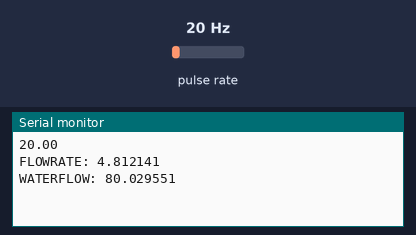
A sketch run on a simulated Arduino Uno, built with avr-gcc and run on an emulated ATmega328P. On the bench: the last lines printed to the serial monitor. Wiring (inferred from the names in the program): pulse sensor: data pin 2. The inputs (shaded band) are chosen by the test bench; at power-on: pulse rate 20 Hz.

Above: at 1.2 s.
1.3 s: pulse rate (sensor on pin 2) set to 4 Hz
At 2.6 s:
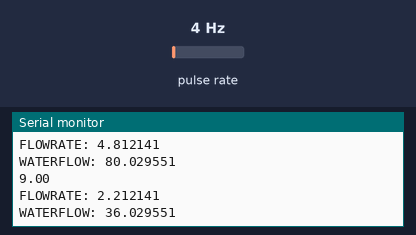
2.8 s: pulse rate (sensor on pin 2) set to 50 Hz
At 3.4 s:
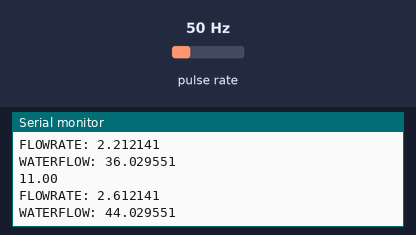
Timing chart, 0 to 5.8 s (numbered marks = the images above; inputs shaded):
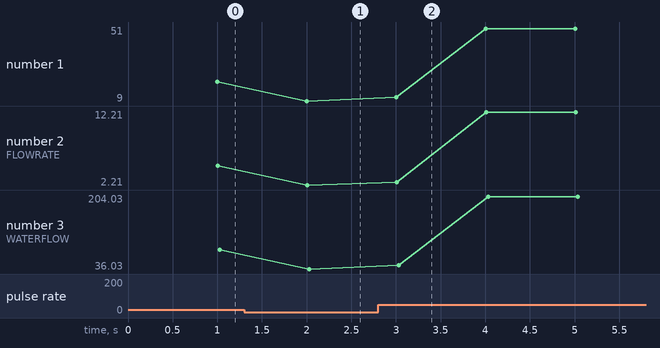

The sketch:

flow_meter.ino
```cpp
int FLOW_PIN = 2;
float FLOW_RATE;
volatile float COUNT;
float FLOW_CONSTANTE = 4.00;  // 1 L / 250 pulsos segun especificacion de fabricante * 1000 mL | Este valor es solo proporcionado por el fabricante pero puede variar
float WATER_FLOW_MEASURE;

void setup() {
  Serial.begin(9600);
  pinMode(FLOW_PIN, INPUT);
  attachInterrupt(0, FLOW, RISING);
}

void loop() {
  COUNT = 0;
  interrupts();
  delay(1000);
  noInterrupts();

  FLOW_RATE = (COUNT * FLOW_CONSTANTE);
  WATER_FLOW_MEASURE = FLOW_RATE;
  FLOW_RATE = FLOW_RATE * 60;
  FLOW_RATE = FLOW_RATE / 1000;
  Serial.println(COUNT);
  Serial.print("FLOWRATE: ");Serial.print(FLOW_RATE, 1);Serial.println(' l/m');
  Serial.print("WATERFLOW: ");Serial.print(WATER_FLOW_MEASURE, 1);Serial.println(' ml/pulso');
}

void FLOW() {
  COUNT++;
}
```

Measured:
- after the input at 1.3 s, the serial monitor: prints a new line after 0.70 s (image 1)
- after the input at 2.8 s, the serial monitor: prints a new line after 0.20 s (image 2)
- plotted number 1: 20 → 9 after the input at 1.3 s, 9 → 50 after the input at 2.8 s
- plotted number 2: 4.81 → 2.21 after the input at 1.3 s, 2.21 → 12.01 after the input at 2.8 s
- plotted number 3: 80.03 → 36.03 after the input at 1.3 s, 36.03 → 200.03 after the input at 2.8 s
